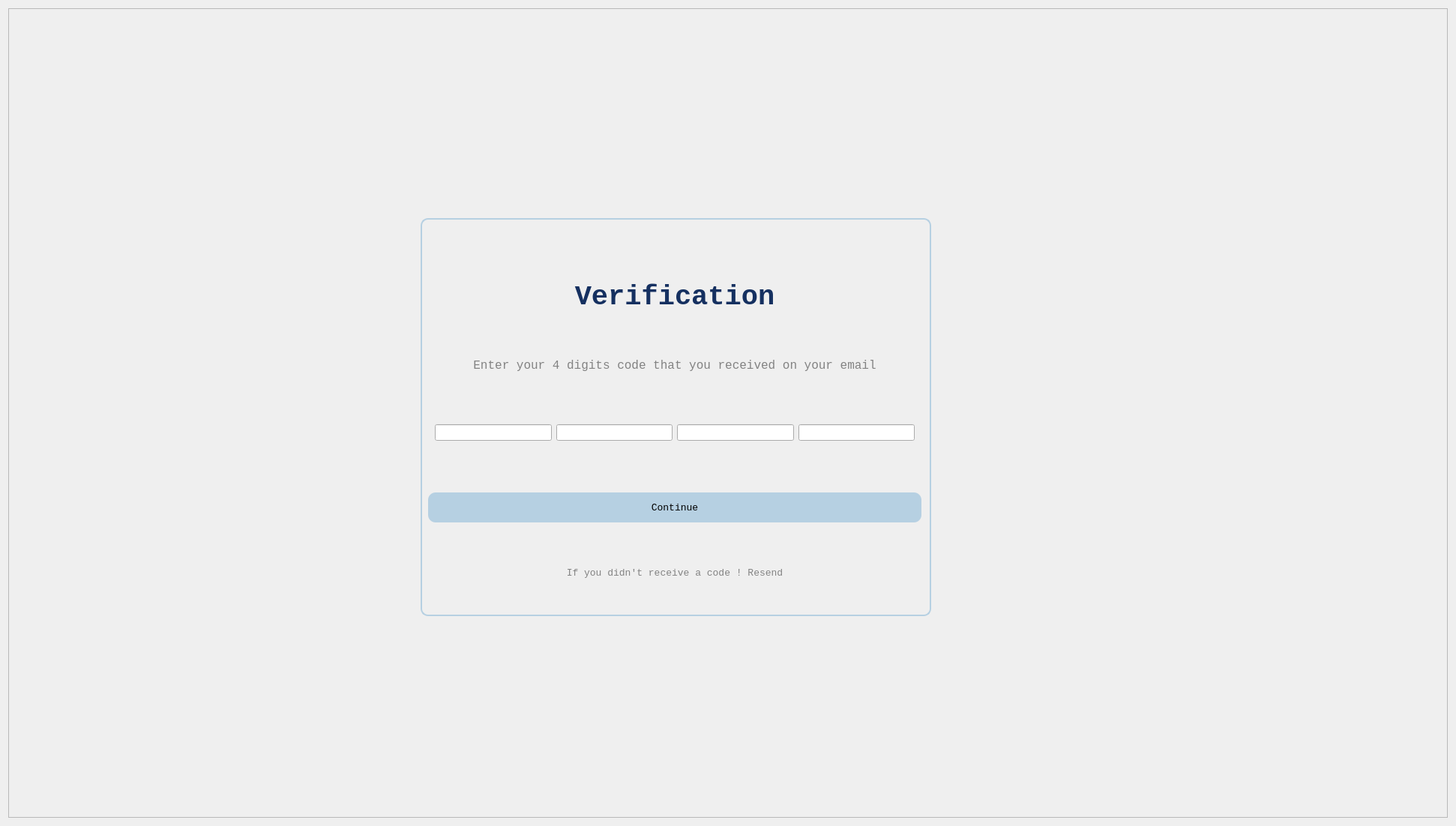
<?xml version="1.0" encoding="UTF-8"?>
<ui version="4.0">
 <class>Form</class>
 <widget class="QWidget" name="Form">
  <property name="geometry">
   <rect>
    <x>0</x>
    <y>0</y>
    <width>1938</width>
    <height>1098</height>
   </rect>
  </property>
  <property name="windowTitle">
   <string>Form</string>
  </property>
  <layout class="QHBoxLayout" name="horizontalLayout">
   <item>
    <widget class="QFrame" name="bg">
     <property name="minimumSize">
      <size>
       <width>1920</width>
       <height>1080</height>
      </size>
     </property>
     <property name="frameShape">
      <enum>QFrame::StyledPanel</enum>
     </property>
     <property name="frameShadow">
      <enum>QFrame::Raised</enum>
     </property>
     <widget class="QWidget" name="widget_2" native="true">
      <property name="geometry">
       <rect>
        <x>10</x>
        <y>10</y>
        <width>1350</width>
        <height>1080</height>
       </rect>
      </property>
      <property name="minimumSize">
       <size>
        <width>0</width>
        <height>1080</height>
       </size>
      </property>
      <property name="styleSheet">
       <string notr="true">background-color: &quot;white&quot;;</string>
      </property>
      <widget class="QWidget" name="widget" native="true">
       <property name="enabled">
        <bool>true</bool>
       </property>
       <property name="geometry">
        <rect>
         <x>550</x>
         <y>300</y>
         <width>658</width>
         <height>451</height>
        </rect>
       </property>
       <property name="sizePolicy">
        <sizepolicy hsizetype="Expanding" vsizetype="Expanding">
         <horstretch>0</horstretch>
         <verstretch>0</verstretch>
        </sizepolicy>
       </property>
       <property name="styleSheet">
        <string notr="true"/>
       </property>
       <layout class="QVBoxLayout" name="verticalLayout">
        <item>
         <spacer name="verticalSpacer">
          <property name="orientation">
           <enum>Qt::Vertical</enum>
          </property>
          <property name="sizeHint" stdset="0">
           <size>
            <width>638</width>
            <height>44</height>
           </size>
          </property>
         </spacer>
        </item>
        <item>
         <widget class="QLabel" name="verification">
          <property name="enabled">
           <bool>true</bool>
          </property>
          <property name="font">
           <font>
            <family>Consolas</family>
            <pointsize>28</pointsize>
            <weight>75</weight>
            <bold>true</bold>
           </font>
          </property>
          <property name="styleSheet">
           <string notr="true">color:rgb(21, 48, 96)</string>
          </property>
          <property name="text">
           <string>Verification</string>
          </property>
          <property name="alignment">
           <set>Qt::AlignHCenter|Qt::AlignTop</set>
          </property>
         </widget>
        </item>
        <item>
         <spacer name="verticalSpacer_3">
          <property name="orientation">
           <enum>Qt::Vertical</enum>
          </property>
          <property name="sizeHint" stdset="0">
           <size>
            <width>640</width>
            <height>44</height>
           </size>
          </property>
         </spacer>
        </item>
        <item>
         <widget class="QLabel" name="text1">
          <property name="font">
           <font>
            <family>Consolas</family>
            <pointsize>12</pointsize>
           </font>
          </property>
          <property name="styleSheet">
           <string notr="true">color: rgb(130, 130, 130);</string>
          </property>
          <property name="text">
           <string>Enter your 4 digits code that you received on your email</string>
          </property>
          <property name="alignment">
           <set>Qt::AlignCenter</set>
          </property>
         </widget>
        </item>
        <item>
         <spacer name="verticalSpacer_4">
          <property name="orientation">
           <enum>Qt::Vertical</enum>
          </property>
          <property name="sizeHint" stdset="0">
           <size>
            <width>14</width>
            <height>43</height>
           </size>
          </property>
         </spacer>
        </item>
        <item>
         <widget class="QWidget" name="noboxline" native="true">
          <layout class="QHBoxLayout" name="horizontalLayout_2">
           <item>
            <widget class="QLineEdit" name="no2">
             <property name="inputMask">
              <string>9</string>
             </property>
             <property name="maxLength">
              <number>1</number>
             </property>
             <property name="alignment">
              <set>Qt::AlignCenter</set>
             </property>
            </widget>
           </item>
           <item>
            <widget class="QLineEdit" name="no3">
             <property name="inputMask">
              <string>9</string>
             </property>
             <property name="maxLength">
              <number>1</number>
             </property>
             <property name="alignment">
              <set>Qt::AlignCenter</set>
             </property>
            </widget>
           </item>
           <item>
            <widget class="QLineEdit" name="no1">
             <property name="inputMask">
              <string>9</string>
             </property>
             <property name="maxLength">
              <number>1</number>
             </property>
             <property name="alignment">
              <set>Qt::AlignCenter</set>
             </property>
            </widget>
           </item>
           <item>
            <widget class="QLineEdit" name="lineEdit_4">
             <property name="inputMask">
              <string>9</string>
             </property>
             <property name="maxLength">
              <number>1</number>
             </property>
             <property name="alignment">
              <set>Qt::AlignCenter</set>
             </property>
            </widget>
           </item>
          </layout>
         </widget>
        </item>
        <item>
         <spacer name="verticalSpacer_5">
          <property name="orientation">
           <enum>Qt::Vertical</enum>
          </property>
          <property name="sizeHint" stdset="0">
           <size>
            <width>14</width>
            <height>44</height>
           </size>
          </property>
         </spacer>
        </item>
        <item>
         <widget class="QPushButton" name="Continuebutton">
          <property name="minimumSize">
           <size>
            <width>0</width>
            <height>40</height>
           </size>
          </property>
          <property name="font">
           <font>
            <family>Consolas</family>
            <pointsize>10</pointsize>
           </font>
          </property>
          <property name="styleSheet">
           <string notr="true">background-color: rgb(182, 208, 226);
border-radius: 10px;
border: none</string>
          </property>
          <property name="text">
           <string>Continue</string>
          </property>
         </widget>
        </item>
        <item>
         <spacer name="verticalSpacer_6">
          <property name="orientation">
           <enum>Qt::Vertical</enum>
          </property>
          <property name="sizeHint" stdset="0">
           <size>
            <width>14</width>
            <height>23</height>
           </size>
          </property>
         </spacer>
        </item>
        <item>
         <widget class="QLabel" name="text2">
          <property name="font">
           <font>
            <family>Consolas</family>
            <pointsize>10</pointsize>
           </font>
          </property>
          <property name="styleSheet">
           <string notr="true">color: rgb(130, 130, 130);</string>
          </property>
          <property name="text">
           <string>If you didn't receive a code ! Resend</string>
          </property>
          <property name="alignment">
           <set>Qt::AlignCenter</set>
          </property>
         </widget>
        </item>
       </layout>
      </widget>
      <widget class="QLabel" name="Logo">
       <property name="geometry">
        <rect>
         <x>10</x>
         <y>-50</y>
         <width>281</width>
         <height>261</height>
        </rect>
       </property>
       <property name="text">
        <string/>
       </property>
       <property name="pixmap">
        <pixmap>../Images/call a doctor.png</pixmap>
       </property>
       <property name="scaledContents">
        <bool>true</bool>
       </property>
      </widget>
      <widget class="QLabel" name="label_7">
       <property name="geometry">
        <rect>
         <x>540</x>
         <y>270</y>
         <width>681</width>
         <height>531</height>
        </rect>
       </property>
       <property name="styleSheet">
        <string notr="true">border: 2px solid #B6D0E2;
border-radius: 10px;</string>
       </property>
       <property name="text">
        <string/>
       </property>
      </widget>
      <zorder>Logo</zorder>
      <zorder>label_7</zorder>
      <zorder>widget</zorder>
     </widget>
     <widget class="QWidget" name="widget_3" native="true">
      <property name="geometry">
       <rect>
        <x>1348</x>
        <y>0</y>
        <width>579</width>
        <height>1080</height>
       </rect>
      </property>
      <property name="minimumSize">
       <size>
        <width>0</width>
        <height>1080</height>
       </size>
      </property>
      <property name="styleSheet">
       <string notr="true">background-color: &quot;#B6D0E2&quot;;</string>
      </property>
     </widget>
     <zorder>widget_3</zorder>
     <zorder>widget_2</zorder>
    </widget>
   </item>
  </layout>
 </widget>
 <resources/>
 <connections/>
</ui>
